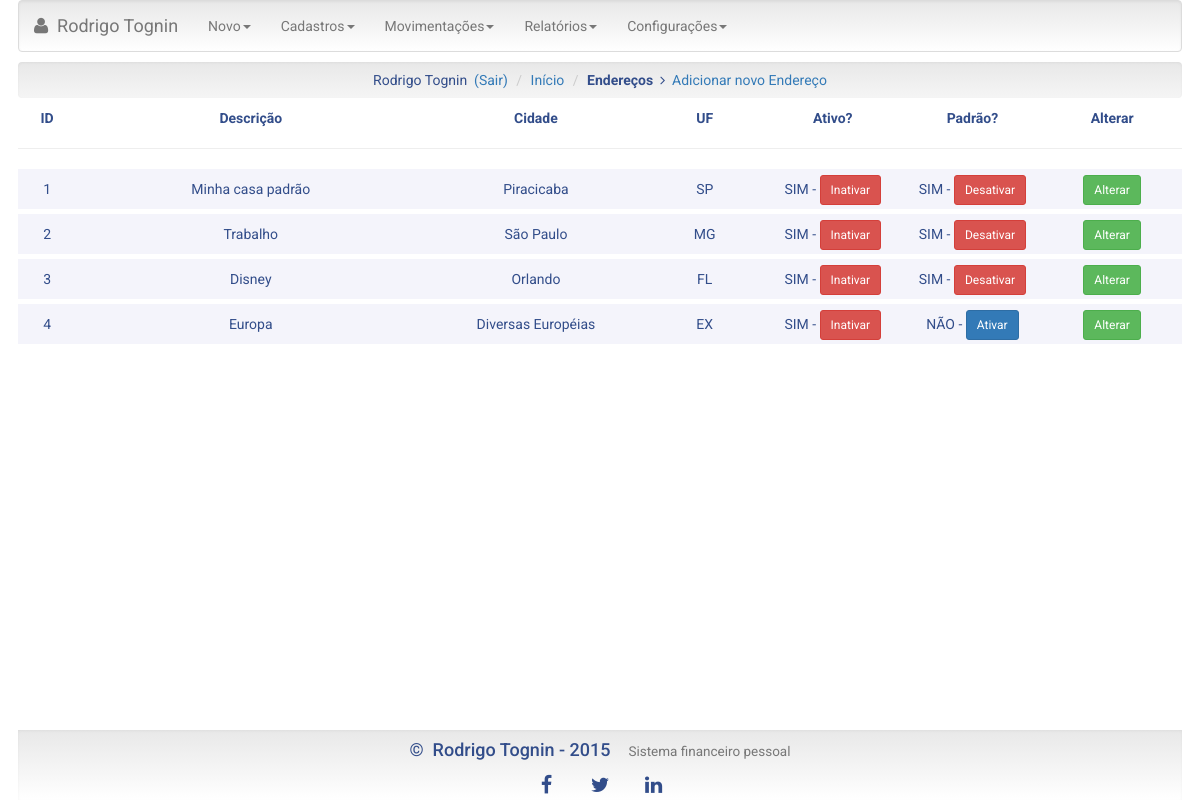
Page /lista_endereco.php (signed in) on the committed database.
### tables this page shows
CREATE TABLE IF NOT EXISTS `enderecos_tb` (
  `end_id` int(10) NOT NULL AUTO_INCREMENT,
  `end_usu_id` int(10) NOT NULL,
  `end_descricao` varchar(50) NOT NULL,
  `end_endereco` varchar(50) DEFAULT NULL,
  `end_numero` varchar(10) DEFAULT NULL,
  `end_complemento` varchar(50) DEFAULT NULL,
  `end_bairro` varchar(50) DEFAULT NULL,
  `end_cidade` varchar(50) NOT NULL,
  `end_estado` char(2) NOT NULL,
  `end_cep` int(8) DEFAULT NULL,
  `end_pais` varchar(20) DEFAULT NULL,
  `end_padrao` char(1) DEFAULT NULL,
  `end_ativo` char(1) NOT NULL,
  PRIMARY KEY (`end_id`)
);

### lista_endereco.php (the view, shortened to what this page needs)
<?php
   require_once('includes/conexao/conexao.class.php');
   if (!$conn = Conexao::abrir()) {
      header ('Location: principal.php');
      exit;
   }
   $comando = 'SELECT * FROM enderecos_tb WHERE end_usu_id = ' . $_SESSION['usu_logado'];
?>
<!doctype html>
<html>
<?php include_once('includes/head_padrao.php'); ?>
<body>
	<div id="principal" class="container-fluid">
    	<head>
         <?php include('menu-interno.php'); ?>
    		  <ol class="breadcrumb efeito-well mg-bottom-10">
               <li><?php echo $_SESSION['usu_nome']; ?>&nbsp;&nbsp;<a href="logout.php">(Sair)</a></li>
               <li><a href="principal.php">In&iacute;cio</a></li>
               <li><strong>Endereços</strong>&nbsp;&nbsp;<i class="fa fa-angle-right"></i>&nbsp;&nbsp;<a href="novo_endereco.php">Adicionar novo Endereço</a></li>
           </ol>
        </head>
        <section id="fin_conteudo">
           <div id="cabecalho_enderecos" class="visible-lg-block visible-md-block">
              <div id="cab_end_id">ID</div>
              <div id="cab_end_descricao">Descrição</div>
              <div id="cab_end_cidade">Cidade</div>
              <div id="cab_end_estado">UF</div>
              <div id="cab_end_ativo">Ativo?</div>
              <div id="cab_end_padrao">Padrão?</div>
              <div id="cab_end_alterar">Alterar</div>
           </div>
           <hr>
           <div id="dados_enderecos">
           <?php
              $resultado = $conn->query($comando);
              if ($resultado->rowCount() > 0)
              {
                 foreach ($conn->query($comando) as $linha)
                 {
                    if ($linha['end_id'] == $_SESSION['end_usu_logado']) {
                       $tag_em = '<em>';
                       $tag_em_fim = '</em>';
                    } else {
                       $tag_em = '';
                       $tag_em_fim = '';
                    }
           ?>
                    <div class="visible-lg-block visible-md-block">
                       <div class="impar mg-bottom-5">
                          <div id="dad_end_id"><?php echo $linha['end_id']; ?></div>
                          <div id="dad_end_descricao"><?php echo $tag_em . $linha['end_descricao'] . $tag_em_fim; ?></div>
                          <div id="dad_end_cidade"><?php echo $tag_em . $linha['end_cidade'] . $tag_em_fim; ?></div>
                          <div id="dad_end_estado"><?php echo $tag_em . $linha['end_estado'] . $tag_em_fim; ?></div>
                          <div id="dad_end_ativo">
                             <?php
                                if ($linha['end_ativo'] == 'S') {
                                   echo 'SIM - <button type="button" class="btn btn-danger btn-sm" data-end-id="' . $linha['end_id'] . '" data-atual="SIM">Inativar</button>';
                                }
                                else {
                                   echo 'NÃO - <button type="button"  class="btn btn-primary btn-sm" data-end-id="' . $linha['end_id'] . '" data-atual="NAO">Ativar</button>';
                                }
                             ?>
                          </div>
                          <div id="dad_end_padrao">
                             <?php
                                if ($linha['end_padrao'] == 'S') {
                                   echo 'SIM - <button type="button" class="btn btn-danger btn-sm" data-end-id="' . $linha['end_id'] . '" data-atual="SIM">Desativar</button>';
                                }
                                else {
                                   echo 'NÃO - <button type="button" class="btn btn-primary btn-sm" data-end-id="' . $linha['end_id'] . '" data-atual="NAO">Ativar</button>';
                                }
                             ?>
                          </div>
                          <div id="dad_end_alterar">
                             <a class="btn btn-success btn-sm" href="novo_endereco.php?altera=<?php echo $linha['end_id'] ?>">Alterar</a>
                          </div>
                       </div>
                    </div>
           <?php
                 }
              }
           ?>
           </div>
        </section>
        <?php include ('includes/rodape.php'); ?>
    </div>
</body>
</html>

### css/estilo.css (style rules this page uses)
body { font-family: 'Roboto', sans-serif !important; height:auto; width:100%; margin:0px; padding:0px; padding-bottom:70px; background-color:#FFFFFF; }
#principal { width:97%; height:auto; min-height:200px; margin:0 auto; padding:0px; background-color:#FFFFFF; text-align:center; color:rgba(50, 77,138,1); }
#conteudo, #sobre, #fin_conteudo, #contato, #usu_conteudo, #acesso, #novo_cadastro { width:100%; height:auto; min-height:200px; background-color:#FFFFFF; }
#cabecalho_enderecos, #cabecalho_enderecos_sm, #cabecalho_enderecos_xs { width:100%; height:20px; line-height:20px; font-weight:bold; }
#dados_usuarios, #dados_enderecos, #dados_local { width:100%; height:30px; line-height:30px; }
.impar { height:40px; line-height:40px; vertical-align:center; }
.impar:nth-of-type(odd) { background:rgba(240,240,250,0.7); }
#cab_end_id, #dad_end_id, #cab_end_id_sm, #dad_end_id_sm { width:5%; float:left; }
#cab_end_descricao, #dad_end_descricao { width:30%; float:left; }
#cab_end_cidade, #dad_end_cidade { width:19%; float:left; }
#cab_end_ativo, #dad_end_ativo, #cab_end_padrao, #dad_end_padrao, #cab_end_alterar, #dad_end_alterar { width:12%; float:left; }
#cab_end_estado, #dad_end_estado, #cab_end_selecionar, #dad_end_selecionar { width:10%; float:left; }
.mg-bottom-5 { margin-bottom:5px !important; }
.mg-bottom-10 { margin-bottom:10px !important; }
.efeito-well { background-image: -webkit-linear-gradient(top, #e8e8e8 0%, #f5f5f5 100%); background-image: -o-linear-gradient(top, #e8e8e8 0%, #f5f5f5 100%); background-image: -webkit-gradient(linear, left top, left bottom, from(#e8e8e8), to(#f5f5f5)); background-image: linear-gradient(to bottom, #e8e8e8 0%, #f5f5f5 100%); filter: progid:DXImageTransform.Microsoft.gradient(startColorstr='#ffe8e8e8', endColorstr='#fff5f5f5', GradientType=0); background-repeat: repeat-x; border-color: #dcdcdc; -webkit-box-shadow: inset 0 1px 3px rgba(0, 0, 0, .05), 0 1px 0 rgba(255, 255, 255, .1); box-shadow: inset 0 1px 3px rgba(0, 0, 0, .05), 0 1px 0 rgba(255, 255, 255, .1); }

### rows in the picture
enderecos_tb: end_id "1", end_descricao "Minha casa padrão", end_cidade "Piracicaba", end_estado "SP"
enderecos_tb: end_id "2", end_descricao "Trabalho", end_cidade "São Paulo", end_estado "MG"
enderecos_tb: end_id "3", end_descricao "Disney", end_cidade "Orlando", end_estado "FL"
enderecos_tb: end_id "4", end_descricao "Europa", end_cidade "Diversas Européias", end_estado "EX"

### other values in the picture
$_SESSION['usu_nome'] "Rodrigo Tognin"
